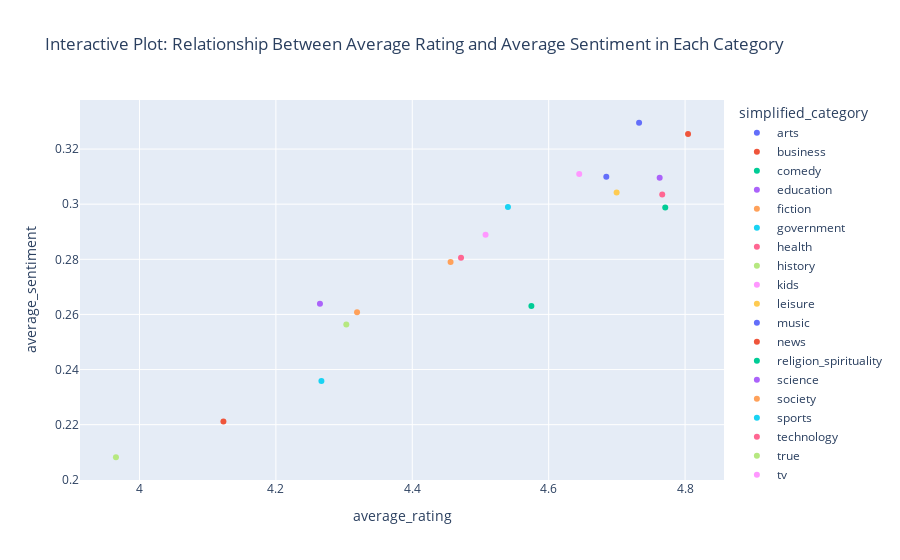

Notebook code cell kept with this figure:
### Markdown cell above
Analysis indicates a strong positive correlation between the average rating and average sentiment across different podcast categories, as evidenced by a correlation coefficient 0.938

This high correlation coefficient suggests that as average ratings for podcast categories increase, so does the average sentiment, implying a strong association between how positively listeners rate podcasts and the positive sentiment expressed in their reviews.

### Code cell
category_averages = merged_df.groupby('simplified_category').agg(
    average_rating=pd.NamedAgg(column='rating', aggfunc='mean'),
    average_sentiment=pd.NamedAgg(column='sentiment', aggfunc='mean')
).reset_index()

# Assessing the correlation
correlation, p_value = pearsonr(category_averages['average_rating'], category_averages['average_sentiment'])
print(f"Correlation coefficient: {correlation}, P-value: {p_value}")

# Creating interactive Plotly scatter plot
fig = px.scatter(category_analysis, x='average_rating', y='average_sentiment', 
                 hover_data=['simplified_category'], color='simplified_category',
                 title='Interactive Plot: Relationship Between Average Rating and Average Sentiment in Each Category')
fig.show()

### Figure 1 — Plotly figure (JSON) as saved in the notebook; plotly's stock layout.template omitted (floating-point values rounded to 4 significant figures)
{"data": [{"customdata": [["arts"]], "hovertemplate": "simplified_category=%{customdata[0]}<br>average_rating=%{x}<br>average_sentiment=%{y}<extra></extra>", "legendgroup": "arts", "marker": {"color": "#636efa", "symbol": "circle"}, "mode": "markers", "name": "arts", "orientation": "v", "showlegend": true, "type": "scatter", "x": [4.684], "xaxis": "x", "y": [0.31], "yaxis": "y"}, {"customdata": [["business"]], "hovertemplate": "simplified_category=%{customdata[0]}<br>average_rating=%{x}<br>average_sentiment=%{y}<extra></extra>", "legendgroup": "business", "marker": {"color": "#EF553B", "symbol": "circle"}, "mode": "markers", "name": "business", "orientation": "v", "showlegend": true, "type": "scatter", "x": [4.804], "xaxis": "x", "y": [0.3255], "yaxis": "y"}, {"customdata": [["comedy"]], "hovertemplate": "simplified_category=%{customdata[0]}<br>average_rating=%{x}<br>average_sentiment=%{y}<extra></extra>", "legendgroup": "comedy", "marker": {"color": "#00cc96", "symbol": "circle"}, "mode": "markers", "name": "comedy", "orientation": "v", "showlegend": true, "type": "scatter", "x": [4.575], "xaxis": "x", "y": [0.2631], "yaxis": "y"}, {"customdata": [["education"]], "hovertemplate": "simplified_category=%{customdata[0]}<br>average_rating=%{x}<br>average_sentiment=%{y}<extra></extra>", "legendgroup": "education", "marker": {"color": "#ab63fa", "symbol": "circle"}, "mode": "markers", "name": "education", "orientation": "v", "showlegend": true, "type": "scatter", "x": [4.763], "xaxis": "x", "y": [0.3096], "yaxis": "y"}, {"customdata": [["fiction"]], "hovertemplate": "simplified_category=%{customdata[0]}<br>average_rating=%{x}<br>average_sentiment=%{y}<extra></extra>", "legendgroup": "fiction", "marker": {"color": "#FFA15A", "symbol": "circle"}, "mode": "markers", "name": "fiction", "orientation": "v", "showlegend": true, "type": "scatter", "x": [4.456], "xaxis": "x", "y": [0.279], "yaxis": "y"}, {"customdata": [["government"]], "hovertemplate": "simplified_category=%{customdata[0]}<br>average_rating=%{x}<br>average_sentiment=%{y}<extra></extra>", "legendgroup": "government", "marker": {"color": "#19d3f3", "symbol": "circle"}, "mode": "markers", "name": "government", "orientation": "v", "showlegend": true, "type": "scatter", "x": [4.267], "xaxis": "x", "y": [0.2359], "yaxis": "y"}, {"customdata": [["health"]], "hovertemplate": "simplified_category=%{customdata[0]}<br>average_rating=%{x}<br>average_sentiment=%{y}<extra></extra>", "legendgroup": "health", "marker": {"color": "#FF6692", "symbol": "circle"}, "mode": "markers", "name": "health", "orientation": "v", "showlegend": true, "type": "scatter", "x": [4.766], "xaxis": "x", "y": [0.3035], "yaxis": "y"}, {"customdata": [["history"]], "hovertemplate": "simplified_category=%{customdata[0]}<br>average_rating=%{x}<br>average_sentiment=%{y}<extra></extra>", "legendgroup": "history", "marker": {"color": "#B6E880", "symbol": "circle"}, "mode": "markers", "name": "history", "orientation": "v", "showlegend": true, "type": "scatter", "x": [4.303], "xaxis": "x", "y": [0.2563], "yaxis": "y"}, {"customdata": [["kids"]], "hovertemplate": "simplified_category=%{customdata[0]}<br>average_rating=%{x}<br>average_sentiment=%{y}<extra></extra>", "legendgroup": "kids", "marker": {"color": "#FF97FF", "symbol": "circle"}, "mode": "markers", "name": "kids", "orientation": "v", "showlegend": true, "type": "scatter", "x": [4.645], "xaxis": "x", "y": [0.3109], "yaxis": "y"}, {"customdata": [["leisure"]], "hovertemplate": "simplified_category=%{customdata[0]}<br>average_rating=%{x}<br>average_sentiment=%{y}<extra></extra>", "legendgroup": "leisure", "marker": {"color": "#FECB52", "symbol": "circle"}, "mode": "markers", "name": "leisure", "orientation": "v", "showlegend": true, "type": "scatter", "x": [4.7], "xaxis": "x", "y": [0.3042], "yaxis": "y"}, {"customdata": [["music"]], "hovertemplate": "simplified_category=%{customdata[0]}<br>average_rating=%{x}<br>average_sentiment=%{y}<extra></extra>", "legendgroup": "music", "marker": {"color": "#636efa", "symbol": "circle"}, "mode": "markers", "name": "music", "orientation": "v", "showlegend": true, "type": "scatter", "x": [4.733], "xaxis": "x", "y": [0.3295], "yaxis": "y"}, {"customdata": [["news"]], "hovertemplate": "simplified_category=%{customdata[0]}<br>average_rating=%{x}<br>average_sentiment=%{y}<extra></extra>", "legendgroup": "news", "marker": {"color": "#EF553B", "symbol": "circle"}, "mode": "markers", "name": "news", "orientation": "v", "showlegend": true, "type": "scatter", "x": [4.123], "xaxis": "x", "y": [0.2211], "yaxis": "y"}, {"customdata": [["religion_spirituality"]], "hovertemplate": "simplified_category=%{customdata[0]}<br>average_rating=%{x}<br>average_sentiment=%{y}<extra></extra>", "legendgroup": "religion_spirituality", "marker": {"color": "#00cc96", "symbol": "circle"}, "mode": "markers", "name": "religion_spirituality", "orientation": "v", "showlegend": true, "type": "scatter", "x": [4.771], "xaxis": "x", "y": [0.2988], "yaxis": "y"}, {"customdata": [["science"]], "hovertemplate": "simplified_category=%{customdata[0]}<br>average_rating=%{x}<br>average_sentiment=%{y}<extra></extra>", "legendgroup": "science", "marker": {"color": "#ab63fa", "symbol": "circle"}, "mode": "markers", "name": "science", "orientation": "v", "showlegend": true, "type": "scatter", "x": [4.265], "xaxis": "x", "y": [0.2639], "yaxis": "y"}, {"customdata": [["society"]], "hovertemplate": "simplified_category=%{customdata[0]}<br>average_rating=%{x}<br>average_sentiment=%{y}<extra></extra>", "legendgroup": "society", "marker": {"color": "#FFA15A", "symbol": "circle"}, "mode": "markers", "name": "society", "orientation": "v", "showlegend": true, "type": "scatter", "x": [4.319], "xaxis": "x", "y": [0.2608], "yaxis": "y"}, {"customdata": [["sports"]], "hovertemplate": "simplified_category=%{customdata[0]}<br>average_rating=%{x}<br>average_sentiment=%{y}<extra></extra>", "legendgroup": "sports", "marker": {"color": "#19d3f3", "symbol": "circle"}, "mode": "markers", "name": "sports", "orientation": "v", "showlegend": true, "type": "scatter", "x": [4.54], "xaxis": "x", "y": [0.299], "yaxis": "y"}, {"customdata": [["technology"]], "hovertemplate": "simplified_category=%{customdata[0]}<br>average_rating=%{x}<br>average_sentiment=%{y}<extra></extra>", "legendgroup": "technology", "marker": {"color": "#FF6692", "symbol": "circle"}, "mode": "markers", "name": "technology", "orientation": "v", "showlegend": true, "type": "scatter", "x": [4.471], "xaxis": "x", "y": [0.2806], "yaxis": "y"}, {"customdata": [["true"]], "hovertemplate": "simplified_category=%{customdata[0]}<br>average_rating=%{x}<br>average_sentiment=%{y}<extra></extra>", "legendgroup": "true", "marker": {"color": "#B6E880", "symbol": "circle"}, "mode": "markers", "name": "true", "orientation": "v", "showlegend": true, "type": "scatter", "x": [3.965], "xaxis": "x", "y": [0.2082], "yaxis": "y"}, {"customdata": [["tv"]], "hovertemplate": "simplified_category=%{customdata[0]}<br>average_rating=%{x}<br>average_sentiment=%{y}<extra></extra>", "legendgroup": "tv", "marker": {"color": "#FF97FF", "symbol": "circle"}, "mode": "markers", "name": "tv", "orientation": "v", "showlegend": true, "type": "scatter", "x": [4.507], "xaxis": "x", "y": [0.2889], "yaxis": "y"}], "layout": {"legend": {"title": {"text": "simplified_category"}, "tracegroupgap": 0}, "title": {"text": "Interactive Plot: Relationship Between Average Rating and Average Sentiment in Each Category"}, "xaxis": {"anchor": "y", "domain": [0, 1], "title": {"text": "average_rating"}}, "yaxis": {"anchor": "x", "domain": [0, 1], "title": {"text": "average_sentiment"}}}}
